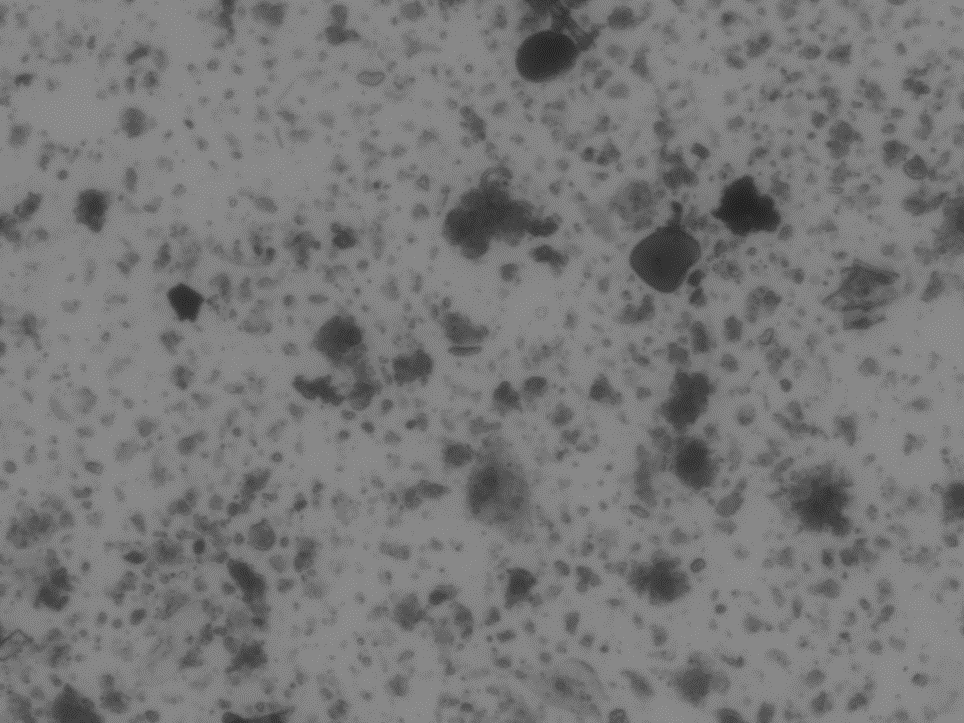
#> input picture foto/image_20_0x_00175_22_6.png, 964 x 723 px, found by its file name
$ jupyter execute notebook.ipynb
#> lines starting #> are read from the running program, lines starting #| are printed output that depends on the picture; after the words box and inside, x2 and y2 are one past the last pixel; in counts of white or black regions, pixels touching at a corner belong together
#> in read_image, img is the input picture: shape (723, 964, 3); min 34, max 153, mean 120.1
[cell 1]
from numpy import (
    ndarray, max
)
from cv2 import (
    imread, imshow, waitKey, destroyAllWindows,
    cvtColor, COLOR_BGR2GRAY, calcHist, GaussianBlur
)
from matplotlib.pyplot import (
    plot, title, xlabel, ylabel, show,
    subplot, axis, tight_layout, subplots
)

[cell 2]
def display_histogram(img : ndarray) -> None:

    histogram = calcHist([img], [0], None, [256], [0, 256])
#> histogram = 256 values, max 304377 at index 136, min 0 at index 0, mean 2722.5

    _, axs = subplots(1, 2, figsize=(10, 5))

    # Display the image in the first subplot
    if max(img) > 0:
        axs[0].imshow(img / max(img), cmap='gray', vmin=0, vmax=1)
    else:
        axs[0].imshow(img, cmap='gray', vmin=0, vmax=1)
    axs[0].set_title('Image')
    axs[0].axis('off')

    # Display the histogram in the second subplot
    axs[1].plot(histogram)
    axs[1].set_title('Image Histogram')
    axs[1].set_xlabel('Pixel Value')
    axs[1].set_ylabel('Frequency')

    tight_layout()

[cell 3]
from cv2 import (
    threshold, THRESH_BINARY, THRESH_OTSU, findContours,
    RETR_EXTERNAL, CHAIN_APPROX_SIMPLE, drawContours, FILLED, bitwise_and
)

from numpy import zeros_like

def segmentation_threshold(img : ndarray, cut_off : int = 0 ) -> ndarray:

    # _, thresh = threshold(img, 0, 255, THRESH_BINARY + THRESH_OTSU)
#> called with cut_off = 130
    _, thresh = threshold(img, cut_off, 255, THRESH_BINARY)
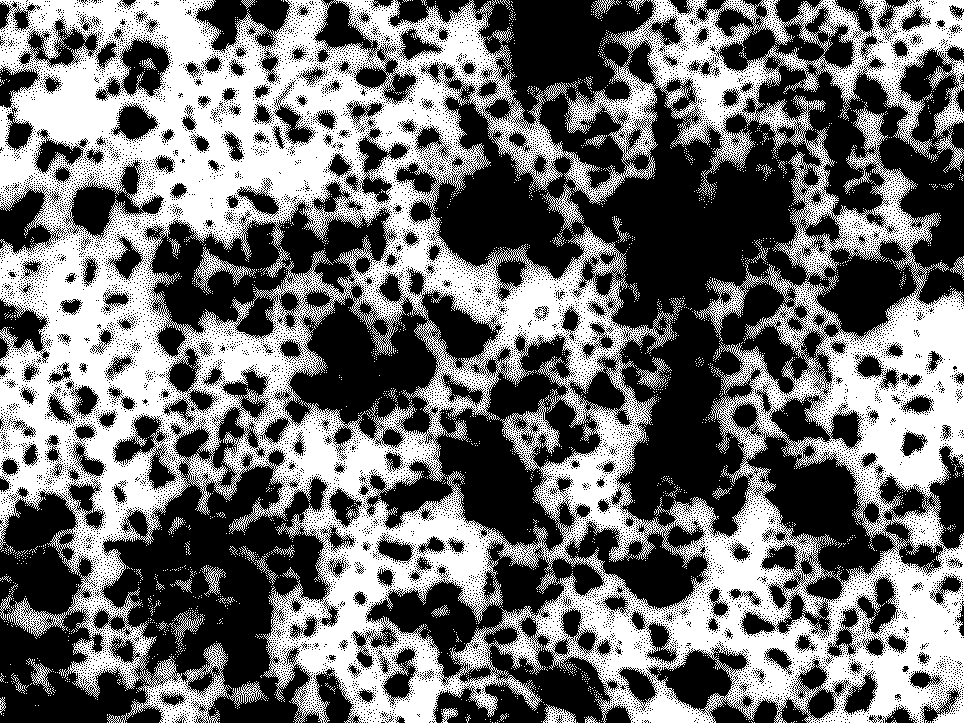
#> thresh: shape (723, 964); 44% white; 3406 white regions (3363 under 20 px)

    # Find contours
    contours, _ = findContours(thresh, RETR_EXTERNAL, CHAIN_APPROX_SIMPLE)
#> contours = 1252 contours, 1229 with area under 20; largest, box (x1, y1, x2, y2) and area: (0, 0, 964, 723) 579104, (543, 704, 576, 723) 333, (228, 682, 266, 707) 314, (202, 565, 226, 596) 212, (26, 658, 52, 694) 212

    # Create a mask for the segmented objects
    segmented_mask = zeros_like(img)

    # Draw contours on the mask
    drawContours(segmented_mask, contours, -1, (255), thickness=FILLED)
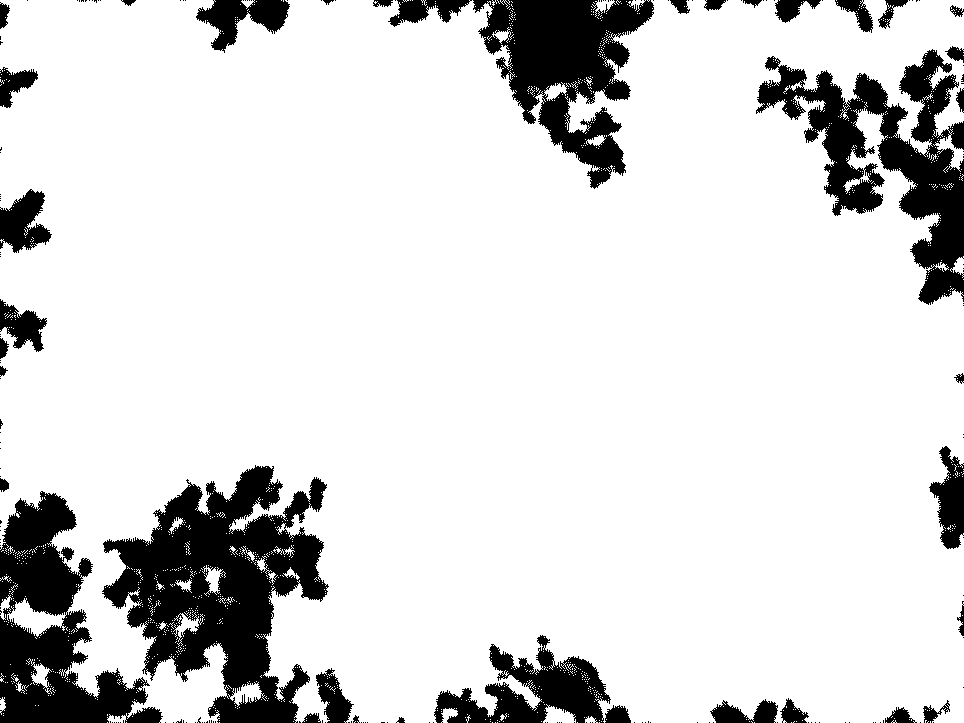
#> segmented_mask: shape (723, 964); 84.9% white; 195 black regions (157 under 20 px), largest, box (x1, y1, x2, y2) and area: (102, 465, 329, 723) 29471, (756, 49, 964, 305) 18781, (0, 491, 163, 723) 17187

    # Bitwise AND operation to extract segmented objects
    segmented_image = bitwise_and(img, img, mask=segmented_mask)
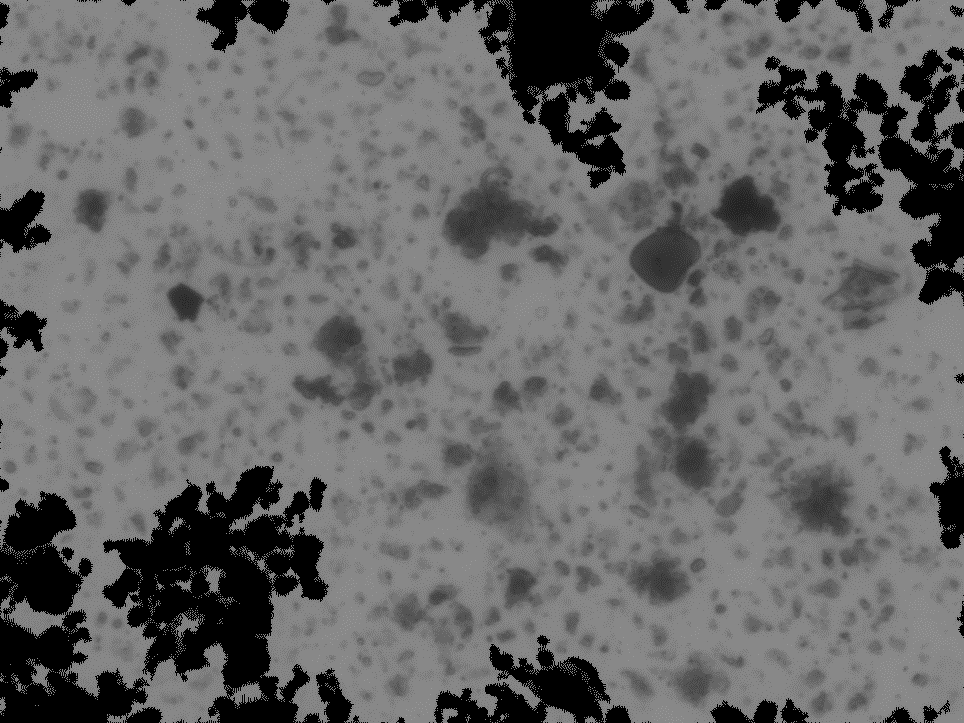
#> segmented_image: shape (723, 964); min 0, max 153, mean 104.2

    return segmented_image

[cell 4]
example_image_path = "..\\..\\foto\\image_20_0x_00175_22_6.png"

def read_image(path=example_image_path):
    img = imread(path)
    img = cvtColor(img, COLOR_BGR2GRAY)
    return img

img = read_image()

[cell 5]
img = read_image()
display_histogram(img)
show()

[cell 6]
img = read_image()
img = segmentation_threshold(img, cut_off=130)
display_histogram(img)
show()
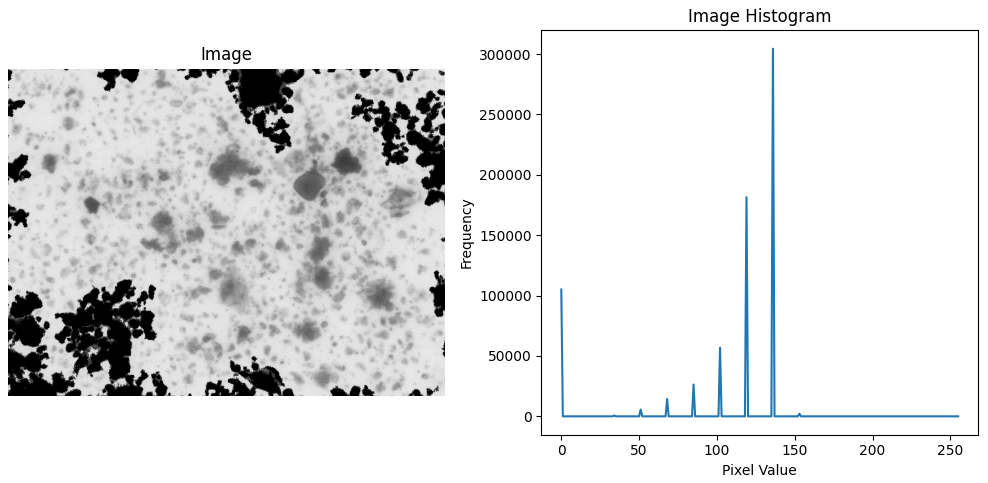
#> figure drawn by matplotlib, 2 panels; panel 2: curve peaks at x = 136, y = 304377

[cell 7]
img = read_image()
img = GaussianBlur(img, (5, 5), 0)
display_histogram(img)
show()
#> figure, not shown here; panel 2: curve peaks at x = 136, y = 68527

[cell 8]
img = read_image()
img = GaussianBlur(img, (11, 11), 0)
img = segmentation_threshold(img, cut_off=130)
#> call 2 of segmentation_threshold, with cut_off = 130
#> in segmentation_threshold (call 2), `_, thresh = threshold(img, cut_off, 255, THRESH_BINARY)`:
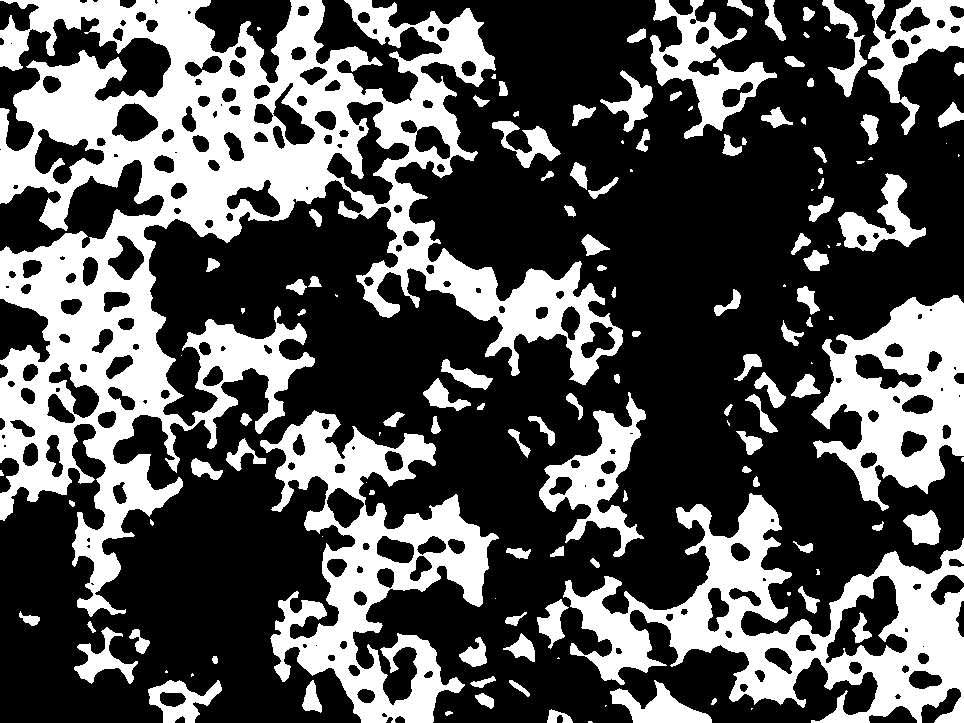
#> thresh: shape (723, 964); 33.6% white; 138 white regions (33 under 20 px)
#> in segmentation_threshold (call 2), `contours, _ = findContours(thresh, RETR_EXTERNAL, CHAIN_APPROX_SIMPLE)`: contours = 137 contours, 41 with area under 20; largest, box (x1, y1, x2, y2) and area: (0, 0, 623, 617) 132946, (563, 493, 964, 723) 36926, (260, 410, 499, 723) 30122, (811, 295, 964, 511) 20120, (650, 0, 777, 139) 6272
#> in segmentation_threshold (call 2), `drawContours(segmented_mask, contours, -1, (255), thickness=FILLED)`: segmented_mask: shape (723, 964); 39.2% white; 137 white regions (33 under 20 px), largest, box (x1, y1, x2, y2) and area: (0, 0, 623, 617) 136682, (563, 493, 964, 723) 38217, (260, 410, 499, 723) 31301
#> in segmentation_threshold (call 2), `segmented_image = bitwise_and(img, img, mask=segmented_mask)`:
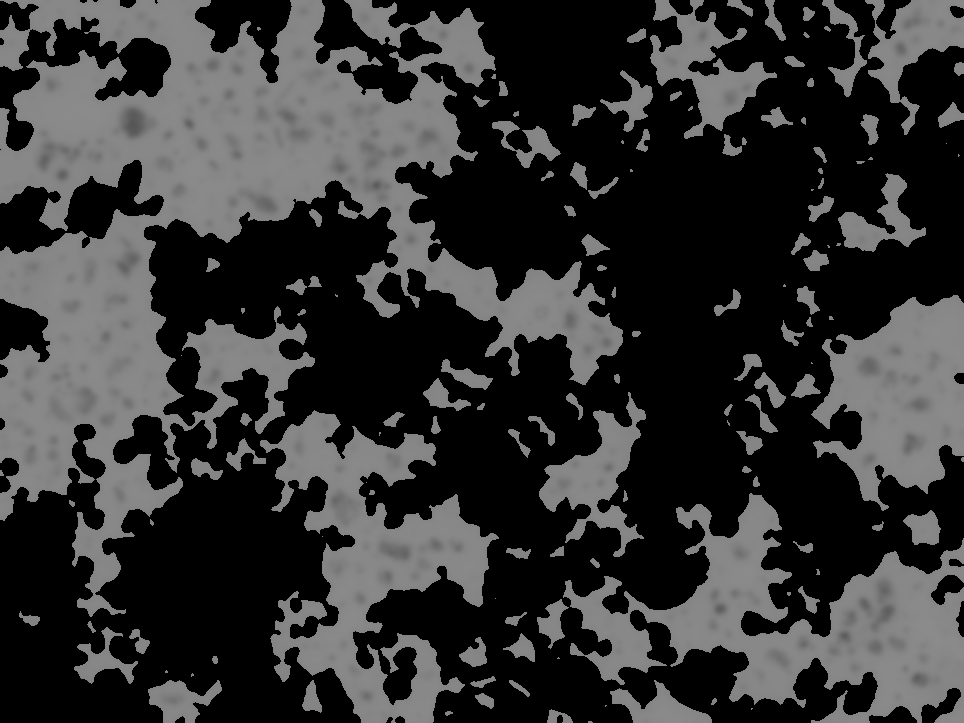
#> segmented_image: shape (723, 964); min 0, max 139, mean 52
display_histogram(img)
show()
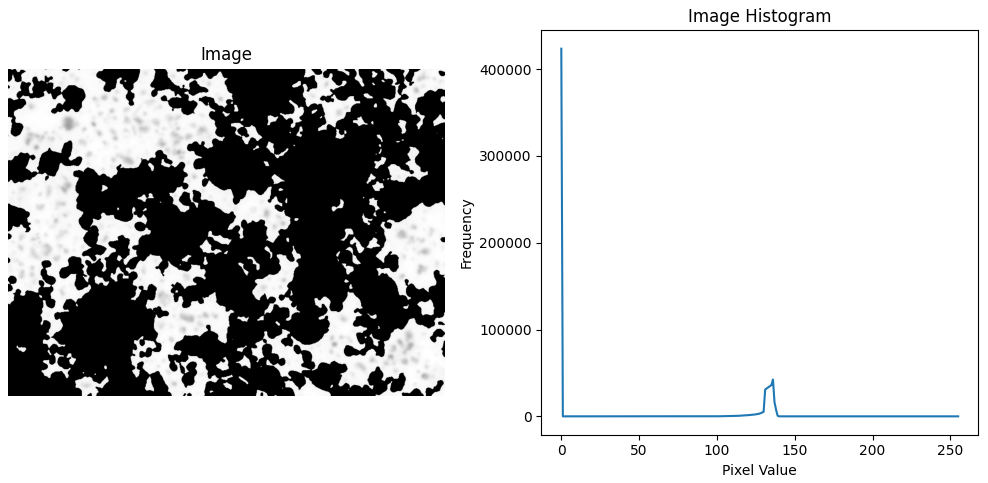
#> figure drawn by matplotlib, 2 panels; panel 2: curve peaks at x = 0, y = 423439
